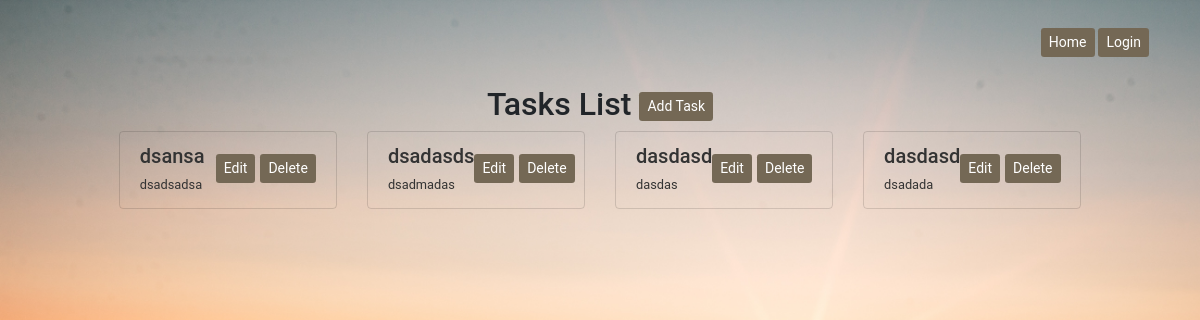
The app's page /travels/tasks/3/ with its own data.
### TravelWebApp/models.py (models this page shows, shortened)
class Task(models.Model):
    title = models.CharField(max_length=200)
    description = models.CharField(max_length=1000, null=True, blank=True, default="")
    completed = models.BooleanField(default=False)
    travel = models.ForeignKey(Travel, on_delete=models.CASCADE, default=False, null=False, blank=False)

### TravelWebApp/views.py (the view)
# urls.py: path('tasks/<int:id>/', task_list, name='task_list'),
def task_list(request, id):
    travel = get_object_or_404(Travel, pk=id)
    tasks = Task.objects.filter(travel=travel)
    return render(request, 'task_list.html', {'tasks': tasks, 'travel': travel})

### templates/task_list.html (shortened to what this page needs)
{% load static %}
<!DOCTYPE html>
<html>
<head>
    <link rel="stylesheet" href="https://maxcdn.bootstrapcdn.com/bootstrap/4.5.2/css/bootstrap.min.css">
</head>
<body>
    <nav class="navbar navbar-expand-lg">
        <div class="container-fluid">
            <div class="collapse navbar-collapse justify-content-end" id="navbarNav">
                <ul class="navbar-nav">
                    <li class="nav-item">
                        {% if user.is_authenticated %}
                            <a href="{% url 'home_page' %}" class="btn btn-custom btn-sm">Home</a>
                            <a href="{% url 'show_details' travel.id %}" class="btn btn-custom btn-sm">Go Back</a>
                            <a href="{% url 'logout' %}" class="btn btn-custom btn-sm">Logout</a>
                        {% else %}
                            <a href="{% url 'home_page' %}" class="btn btn-custom btn-sm">Home</a>
                            <a href="{% url 'login' %}" class="btn btn-custom btn-sm">Login</a>
                        {% endif %}
                    </li>
                </ul>
            </div>
        </div>
    </nav>
    <div class="tasks-container">
        <h2>Tasks List <a href="{% url 'add_task' travel.id %}" class="btn btn-custom btn-sm">Add Task</a></h2>
        <div class="row">
            {% for task in tasks %}
                <div class="col-md-3">
                    <div class="list-group-item rounded" id="task-{{ task.id }}">
                        <div class="d-flex justify-content-between align-items-start">
                            <div>
                                <h5 class="mb-1">{{ task.title }}</h5>
                                <small>{{ task.description }}</small>
                            </div>
                            <div class="task-actions">
                                <a href="{% url 'edit_task' task.id %}" class="btn btn-custom btn-sm">Edit</a>
                                <a href="{% url 'delete_task' task.id %}" class="btn btn-custom btn-sm">Delete</a>
                            </div>
                        </div>
                    </div>
                </div>
                {% if forloop.counter|divisibleby:4 %}
                    </div><div class="row">
                {% endif %}
            {% endfor %}
        </div>
    </div>
</body>
</html>

### records on screen
Task: title "dsansa", description "dsadsadsa"
Task: title "dsadasds", description "dsadmadas"
Task: title "dasdasd", description "dasdas"
Task: title "dasdasd", description "dsadada"
